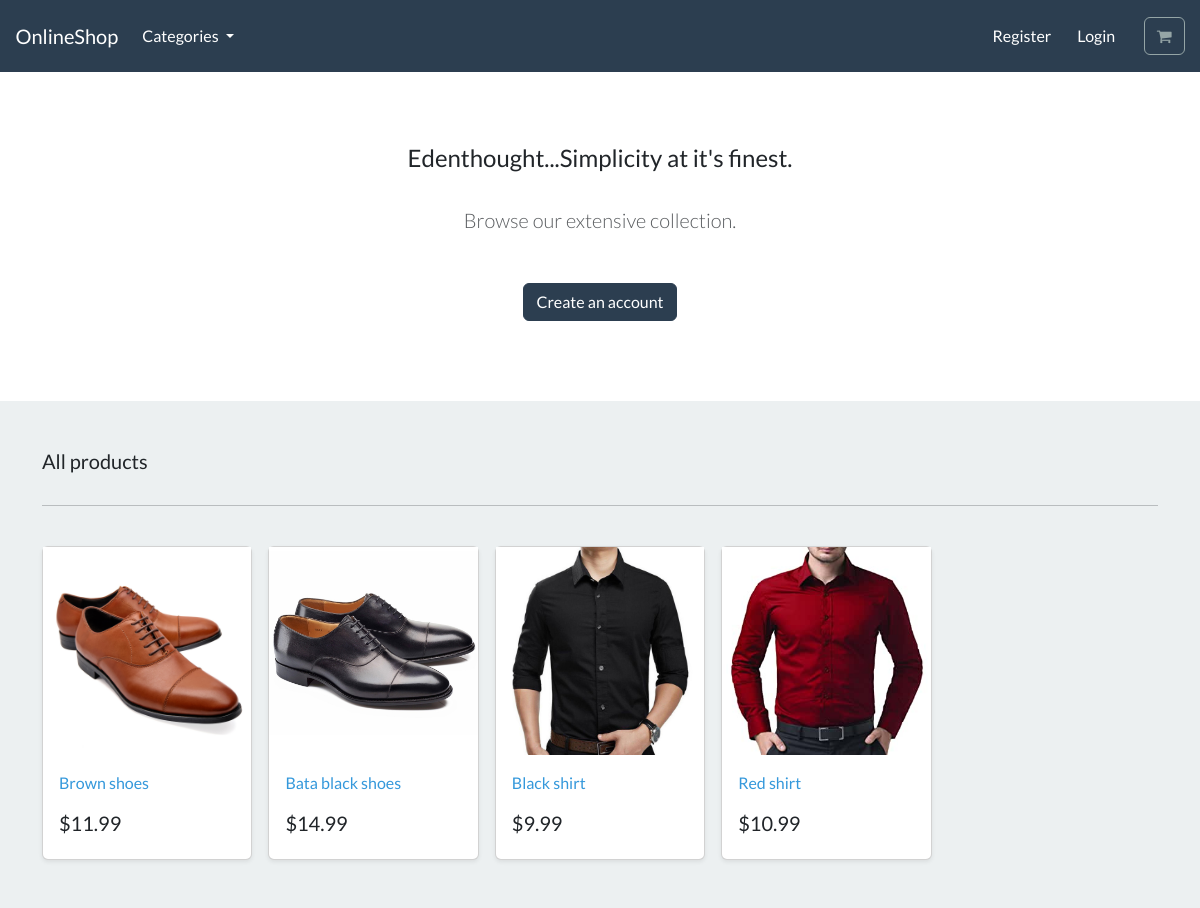
The page / on the database its author committed.
### store/models.py (models this page shows, shortened)
class Product(models.Model):
    category = models.ForeignKey(Category, related_name='product', on_delete = models.CASCADE, null=True)
    title = models.CharField(max_length=200)
    brand = models.CharField(max_length=200, default='un-branded')
    description = models.TextField(blank=True)
    slug = models.SlugField(max_length=250)
    price = models.DecimalField(max_digits=4, decimal_places=2)
    image = models.ImageField(upload_to='images/')
    class Meta:
        verbose_name_plural = 'products'
    def get_absolute_url(self):
        return reverse('product-info',args=[self.slug])

### store/views.py (the view)
# urls.py: path('',include('store.urls')),
def store(request):
    all_products = Product.objects.all()
    context = {'my_products':all_products}
    return render(request,'store/store.html',context)

### cart/context_processors.py (called while the page is built)
def cart(request):
    return{'cart': Cart(request)}

### store/models.py (called while the page is built)
    def get_absolute_url(self):
        return reverse('list-category',args=[self.slug])

### store/views.py (called while the page is built)
def categories(request):
    all_categories = Category.objects.all()
    return{'all_categories': all_categories}

### store/templates/store/store.html
{% extends "./base.html" %}
{% load static %}
{% block content %}
<section class="py-4 text-center container">
    <div class="row py-lg-5">
        <div class="col-lg-6 col-md-8 mx-auto">
            <h4> Edenthought...Simplicity at it's finest. </h4>
            <br>
            <p class="lead text-muted">
            Browse our extensive collection.
            </p>
            <br>
            <a href="#" class="btn btn-primary my-2"> Create an account </a>
        </div>
    </div>
</section>
<div class="album py-5 bg-light">
    <div class="container">
      <div class="pb-3 h5"> All products </div>
      <hr>
      <br>
      <div class="row row-cols-1 row-cols-sm-2 row-cols-md-5 g-3">
        {% for product in my_products %}
        <div class="col">
          <div class="card shadow-sm">
            <img class="img-fluid" alt="Responsive image" src="{{product.image.url}}">
            <div class="card-body">
              <p class="card-text">
                <a class="text-info text-decoration-none" href="{{product.get_absolute_url}}">{{product.title | capfirst}}</a>
              </p>
              <div class="d-flex justify-content-between align-items-center">
                <h5> ${{product.price}}</h5>
              </div>
            </div>
          </div>
        </div>
        {% endfor %}
      </div>
    </div>
  </div>
{% endblock%}

### rows shown on the page
Product: image (picture), title "Brown shoes", price "11.99"
Product: image (picture), title "Bata black shoes", price "14.99"
Product: image (picture), title "Black shirt", price "9.99"
Product: image (picture), title "Red shirt", price "10.99"
